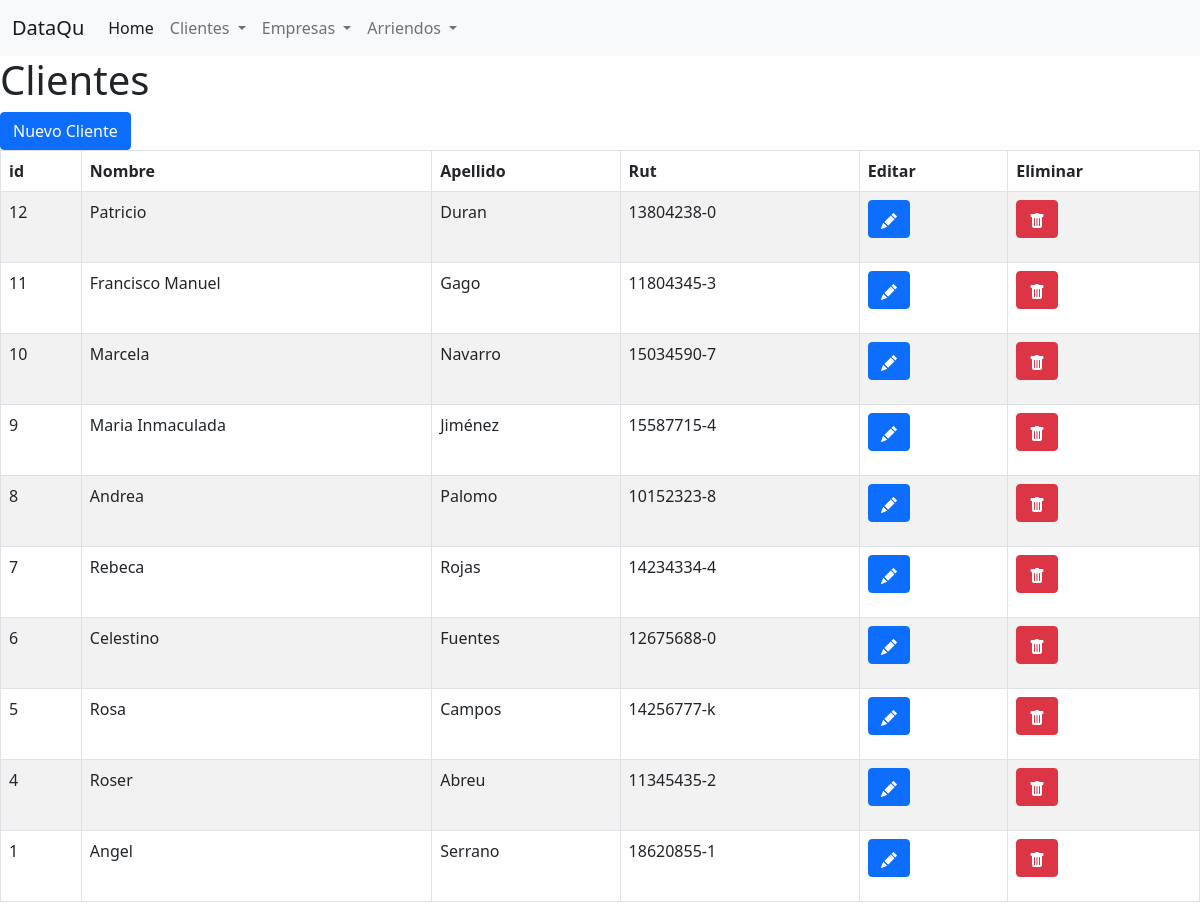
The page /clientes/ on the database as committed earlier.
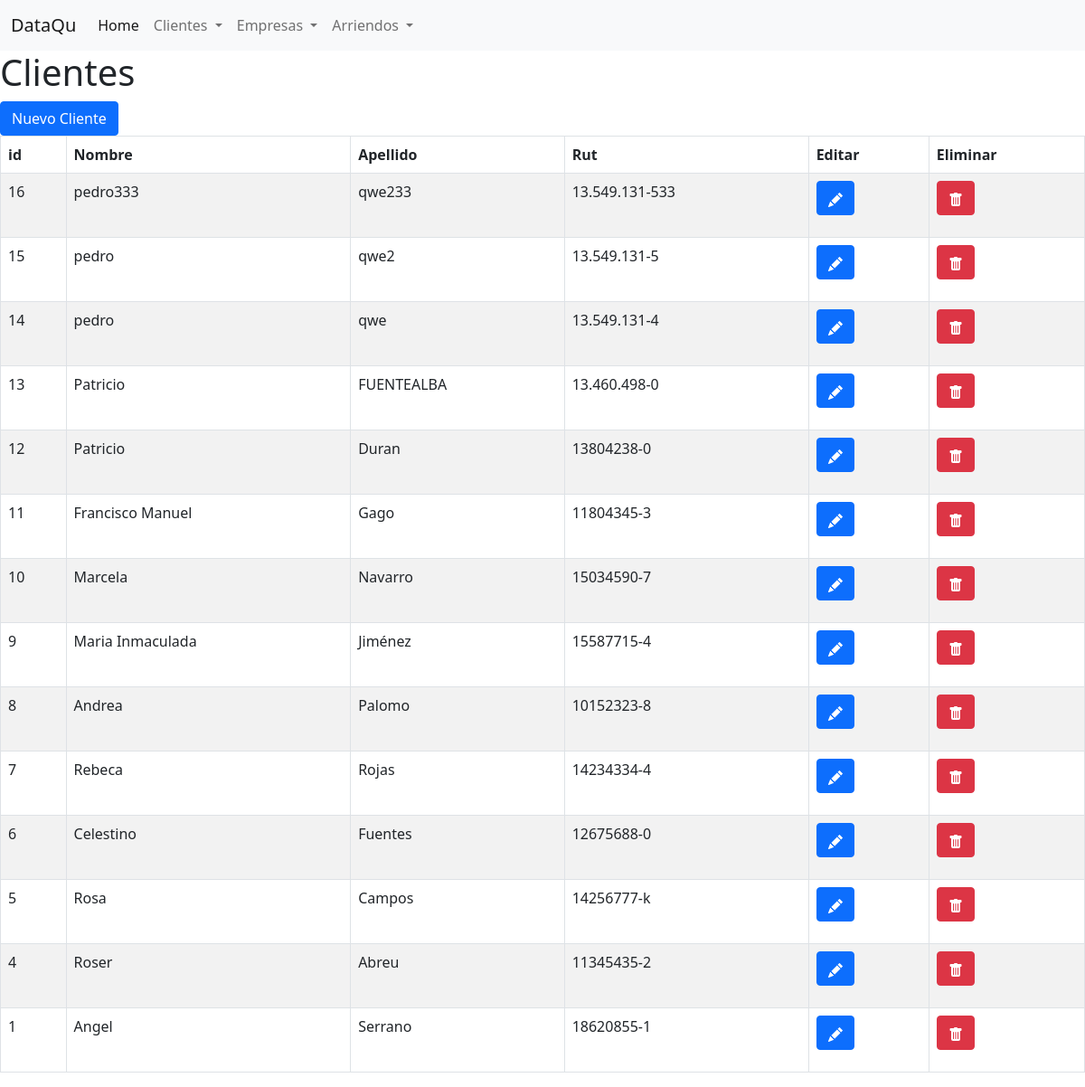
The same page on the database as committed later.
### arriendos/models.py (models this page shows, shortened)
class Cliente(models.Model):
    rut = models.CharField(max_length=40)
    nombre = models.CharField(max_length=40)
    apellido = models.CharField(max_length=40,default=None, blank=True, null=True)

### arriendos/views.py (the view)
# urls.py: path('clientes/',views.ListaClientes,name='clientes'),
def ListaClientes(request):
    clientes = Cliente.objects.all().order_by('-id')
    serializer = ClienteSerializer(clientes, many=True)
    context={
        "data":clientes
    }
    return render(request,'clientes.html',context)

### arriendos/templates/clientes.html (shortened to what this page needs)
{% extends './base.html' %}
{% block content %}
<h1>Clientes</h1>
<span>
    <a href="../newcliente" class="btn btn-primary">Nuevo Cliente</a>
</span>
<div class="table-responsive">
<table id="example" class="table table-striped table-bordered" width="100%" >
    <thead>
        <tr>
            <th>id</th>
            <th>Nombre</th>
            <th>Apellido</th>
            <th>Rut</th>
            <th>Editar</th>
            <th>Eliminar</th>
        </tr>
    </thead>
    <tbody>
    {% for elem in data %}
        <tr>
            <td> {{elem.id}}</td>
            <td> {{elem.nombre}}</td>
            <td> {{elem.apellido}}</td>
            <td> {{elem.rut}}</td>
            <td><p data-placement="top" data-toggle="tooltip" title="Edit">
                <a href="/updcliente/{{elem.id}}" class="btn btn-primary btn-xs" data-title="edit" data-toogle="modal" data-target="#edit">
                </a>
                </p>
            </td>
            <td>
                <p data-placement="top" data-toggle="tooltip" title="Delete">
                    <a href="/cliente-delete/{{elem.id}}" class="btn btn-danger btn-xs" data-title="delete" data-toogle="modal" data-target="#delete">
                </a>
            </p>
            </td>
        </tr>
    {% endfor %}
    </tbody>
</table>
</div>
{% endblock %}

### arriendos/templates/base.html (shortened to what this page needs)
<!DOCTYPE html>
<html lang="en">
<head>
    <link href="https://cdn.jsdelivr.net/npm/bootstrap@5.0.2/dist/css/bootstrap.min.css" rel="stylesheet">
    <link href="https://cdn.datatables.net/1.10.25/css/jquery.dataTables.min.css" rel="stylesheet">
</head>
<body>
    <nav class="navbar navbar-expand-lg navbar-light bg-light">
        <div class="container-fluid">
            <a class="navbar-brand" href="#">DataQu</a>
            <div class="collapse navbar-collapse" id="navbarNavDropdown">
                <ul class="navbar-nav">
                    <li class="nav-item">
                        <a class="nav-link active" aria-current="page" href="/">Home</a>
                    </li>
                    <li class="nav-item dropdown">
                        <a class="nav-link dropdown-toggle" href="#" id="navbarDropdownMenuLink" role="button" data-bs-toggle="dropdown" aria-expanded="false">
                        Clientes
                        </a>
                    </li>
                    <li class="nav-item dropdown">
                        <a class="nav-link dropdown-toggle" href="#" id="navbarDropdownMenuLink" role="button" data-bs-toggle="dropdown" aria-expanded="false">
                        Empresas
                        </a>
                    </li>
                    <li class="nav-item dropdown">
                        <a class="nav-link dropdown-toggle" href="#" id="navbarDropdownMenuLink" role="button" data-bs-toggle="dropdown" aria-expanded="false">
                        Arriendos
                        </a>
                    </li>
                </ul>
            </div>
        </div>
    </nav>
    {% block content %}
    {% endblock %}
</body>
</html>

Rows that differ between the two databases and show on the page:
added Cliente: id "16", nombre "pedro333", apellido "qwe233", rut "13.549.131-533"
added Cliente: id "15", nombre "pedro", apellido "qwe2", rut "13.549.131-5"
added Cliente: id "14", nombre "pedro", apellido "qwe", rut "13.549.131-4"
added Cliente: id "13", nombre "Patricio", apellido "FUENTEALBA", rut "13.460.498-0"
